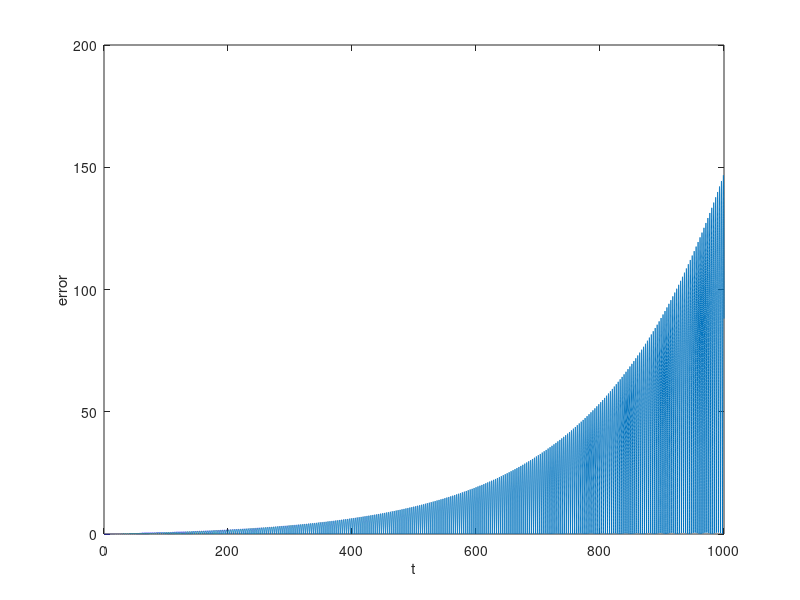

MATLAB code to generate this figure:
clc;                                               % Clears the screen
clear all;

totalT = 1000;
k = 1;

x(1) = 1;
v = 0;
h = 0.01;
t(1) = 0;
n = totalT / h;
error(1) = 0;
for i = 2 : n
    a = single(-k * x(i - 1));
    x(i) = single(x(i - 1) + v * h);
    v = single(v + a * h);
    t(i) = t(i - 1) + h;
    error(i) = abs(cos(t(i)) - x(i));
end
plot(t, error);
xlabel('t');ylabel('error');
